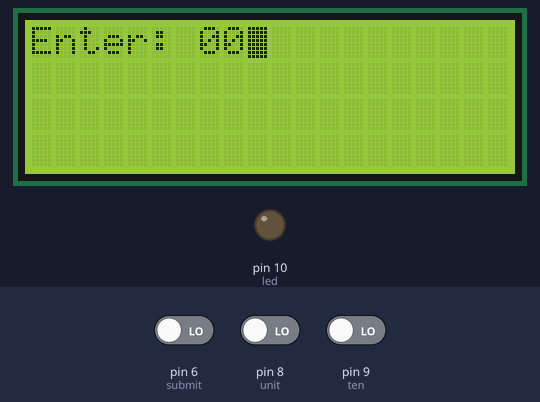
Simulated run of this sketch. Board: Arduino Uno, built with avr-gcc and run on an emulated ATmega328P. Parts: 20×4 character LCD, output pins drawn as LEDs (lit = HIGH). Inputs (shaded band) come from the test bench; at power-on: pin 8 (unit) LOW, pin 9 (ten) LOW, pin 6 (submit) LOW. What the sketch prints to the serial monitor is not drawn.

Above: at 2.7 s.
2.8 s: pin 8 (unit) driven HIGH
At 3.7 s:
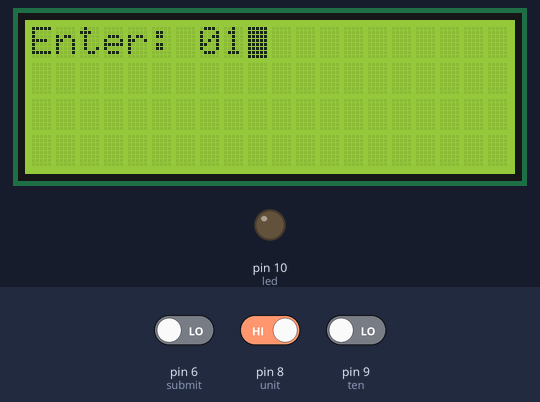
4.3 s: pin 9 (ten) driven HIGH
At 4.8 s:
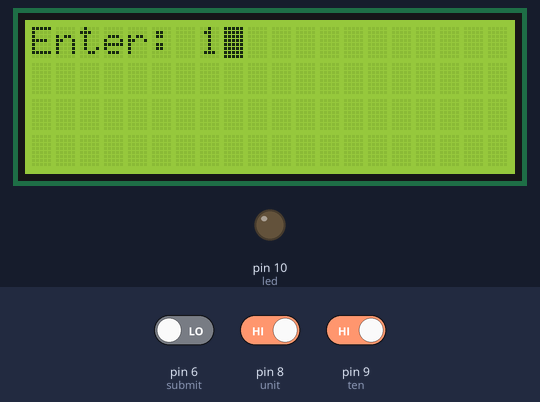
5.8 s: pin 6 (submit) driven HIGH
7.3 s: pin 6 (submit) driven LOW
10.3 s: pin 8 (unit) driven LOW
13.3 s: pin 8 (unit) driven HIGH
At 13.7 s:
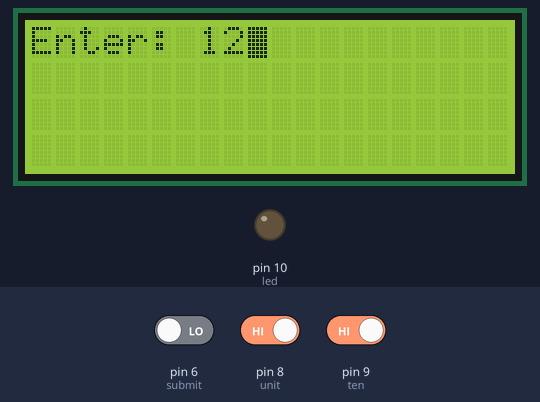
Timing chart, 0 to 15.8 s (numbered marks = the images above; inputs shaded):
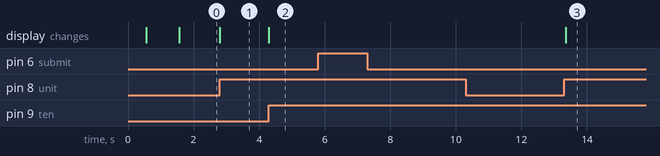

The sketch:

lab4task.ino
```cpp
// include the library code:
#include <LiquidCrystal.h>

// initialize the library with the numbers of the interface pins
LiquidCrystal lcd(12, 11, 5, 4, 3, 2);

const int sensor = A0; // Assigning analog pin A5 to variable 'sensor'
float tempc; // variable to store temperature in degree Celsius
float vout; // temporary variable to hold sensor reading

const int led = 10;
const int ten = 9;
const int unit = 8;
const int submit = 6;

bool isUnitButtonPressed = false;
bool isTenButtonPressed = false;
bool isSubmitButtonPressed = false;

int unitCounter = 0;   // counter for unit
int tenCounter = 0;   // counter for ten

int incUnitState = 0;         // current state of the inc. unit button
int prevIncUnitState = 0;     // previous state of the inc. unit button
int incTenState = 0;         // current state of the inc. ten button
int prevIncTenState = 0;     // previous state of the inc. ten button
int submitState = 0;         // current state of the submit button
int prevSubmitState = 0;     // previous state of the submit button

void setup()
{
  Serial.begin(9600);

  pinMode(unit, INPUT); // inc. unit button
  pinMode(ten, INPUT); // inc. ten button
  pinMode(submit, INPUT); // submit button
  pinMode(led, OUTPUT); // LED

  // set up the LCD's number of columns and rows:
  delay(500);
  lcd.begin(20, 4);
  delay(500);
  lcd.clear();
  delay(500);
  lcd.print("Enter: ");

  lcd.setCursor(7, 0);
  lcd.print(tenCounter);
  lcd.setCursor(8, 0);
  lcd.print(unitCounter);
  lcd.blink();
}

void loop()
{
  incUnitState = digitalRead(unit); // read
  incTenState = digitalRead(ten); // read
  submitState = digitalRead(submit); // read

  incUnitButton(); // check unit button
  incTenButton(); // check ten button
  checkSubmitButton(); // check submit button

  if (isSubmitButtonPressed)
  {
    String unitStr = String(unitCounter);
    String tenStr = String(tenCounter);

    tenStr.concat(unitStr);
    int number = tenStr.toInt();

    Serial.print("Entered Temp: ");
    Serial.println(number);

    if (number >= 20 && number <= 80)
    {
      vout = analogRead(sensor); //Reading the value from sensor
      vout = (vout * 500) / 1023; // convert voltage to temp.
      tempc = vout; // Storing value in Degree Celsius

      lcd.setCursor(0, 1);
      lcd.print(tempc);
      Serial.print("Read Temp: ");
      Serial.println(tempc);

      if (tempc < number)
      {
        digitalWrite(led, HIGH);
        Serial.println("LED - on");
      }
      else
      {
        digitalWrite(led, LOW);
        Serial.println("LED - off");
      }
    }
    else
    {
      Serial.println("Value Range Error!");
    }
  }
}

// checks conditions for submit button
void checkSubmitButton()
{
  // compare the incState to its previous state
  if (submitState != prevSubmitState)
  {
    // if the state has changed, increment the counter
    if (submitState)
    {
      isSubmitButtonPressed = true;
      Serial.println("Submit - on");
    }
    else
    {
      Serial.println("Submit - off");
    }
    // Delay a little bit to avoid bouncing
    delay(50);
  }
  // save the current state as the prev state, for next time through the loop
  prevSubmitState = submitState;
}

// checks conditions for unit button
void incUnitButton()
{
  // compare to its previous state
  if (incUnitState != prevIncUnitState)
  {
    // if the state has changed
    if (incUnitState)
    {
      //      isUnitButtonPressed = true;
      unitCounter++;
      if (unitCounter > 9)
        unitCounter = 0;
      Serial.print("Unit Increment - on - ");
      Serial.println(unitCounter);
      lcd.setCursor(8, 0);
      lcd.print(unitCounter);
    }
    else
    {
      Serial.println("Unit Increment - off");
    }
    // Delay a little bit to avoid bouncing
    delay(50);
  }
  // save the current state as the prev state, for next time through the loop
  prevIncUnitState = incUnitState;
}

// checks conditions for ten button
void incTenButton()
{
  // compare to its previous state
  if (incTenState != prevIncTenState)
  {
    // if the state has changed
    if (incTenState)
    {
      //      isTenButtonPressed = true;
      tenCounter++;
      if (tenCounter > 9)
        tenCounter = 0;
      Serial.print("Ten Increment - on - ");
      Serial.println(tenCounter);
      lcd.setCursor(7, 0);
      lcd.print(tenCounter);
    }
    else
    {
      Serial.println("Ten Increment - off");
    }
    // Delay a little bit to avoid bouncing
    delay(50);
  }
  // save the current state as the prev state, for next time through the loop
  prevIncTenState = incTenState;
}
```

Measured:
- after the input at 2.8 s, the display: changes at once (image 1)
- after the input at 4.3 s, the display: changes at once (image 2)
- after the input at 5.8 s, every drawn part: stays the same
- after the input at 7.3 s, every drawn part: stays the same
- after the input at 10.3 s, every drawn part: stays the same
- after the input at 13.3 s, the display: changes after 0.06 s (image 3)
